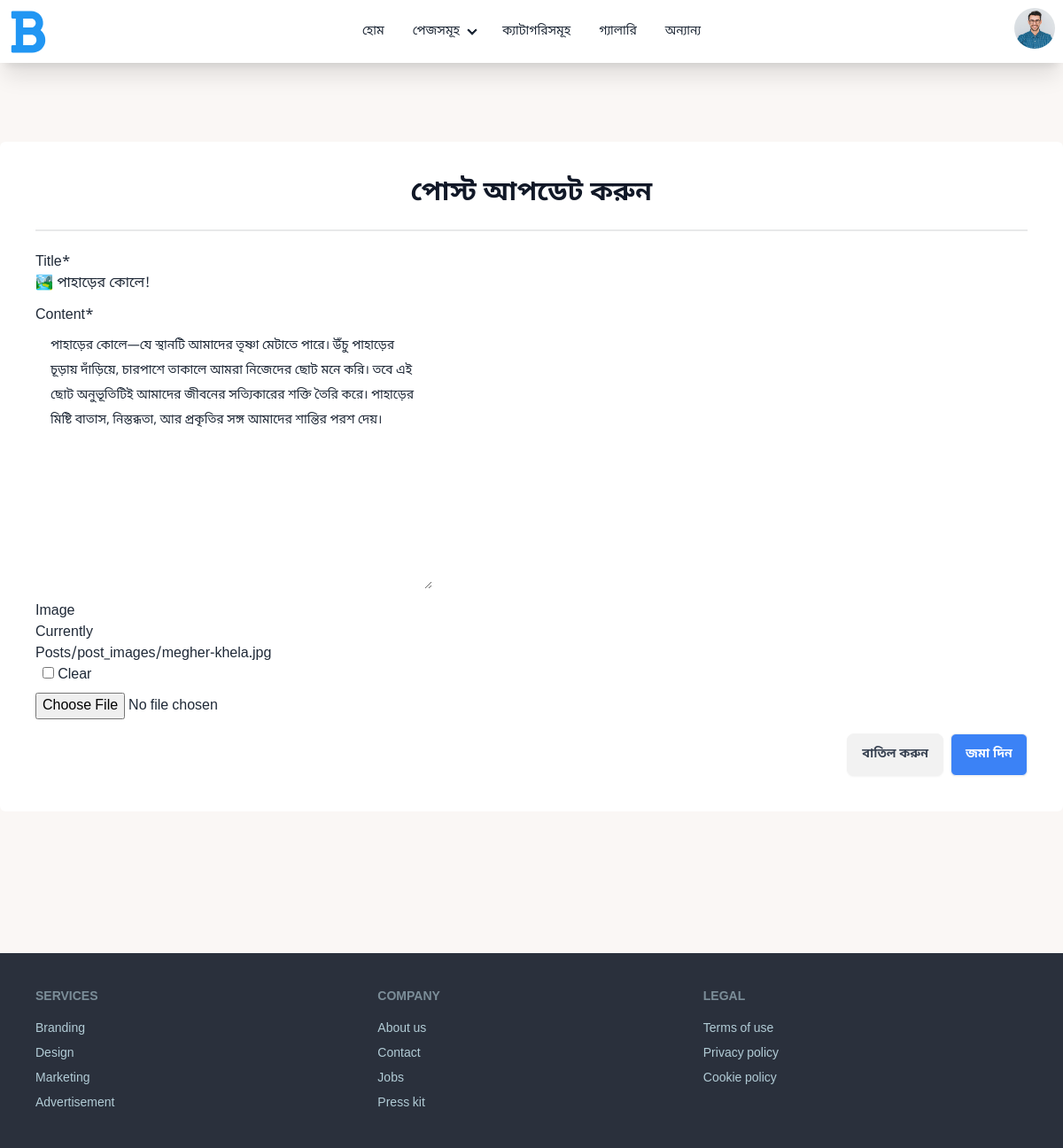
Page /update_post/9 (signed in) on the committed database.
### UserAuth/models.py (models this page shows, shortened)
class Profile(models.Model):
    user = models.OneToOneField(User, on_delete=models.CASCADE)
    bio = models.TextField(blank=True, null=True)
    profile_picture = models.ImageField(upload_to='profile_pics/', blank=True, null=True)
    location = models.CharField(max_length=100, blank=True, null=True)
    date_of_birth = models.DateField(null=True, blank=True)

### Posts/models.py (models this page shows, shortened)
class Post(models.Model):
    title = models.CharField(max_length=200)
    content = models.TextField()
    image = models.ImageField(upload_to='Posts/post_images/', null=True, blank=True)
    author = models.ForeignKey(User, on_delete=models.CASCADE)
    view_count = models.PositiveBigIntegerField(default=0)
    liked_users = models.ManyToManyField(User, related_name='liked_posts', blank=True)
    created_at = models.DateTimeField(auto_now_add=True)
    updated_at = models.DateTimeField(auto_now=True)
    class Meta:
        ordering = ['-created_at']

### Posts/views.py (the view)
# urls.py: path('update_post/<int:pk>', views.update_post, name='update_post'),
@login_required
def update_post(request, pk):
    post = get_object_or_404(Post, pk=pk, author=request.user)
    if request.method == 'POST':
        form = PostForm(request.POST, request.FILES, instance=post)
        if form.is_valid():
            form.save()
            messages.success(request, 'Post updated successfully!')
            return redirect('home')
    else:
        form = PostForm(instance=post)
    return render(request, 'Blog/post_form.html', {'form': form})

### Posts/forms.py
class PostForm(forms.ModelForm):
    class Meta:
        model = Post
        exclude = ('author', 'view_count', 'liked_users')

### Posts/templates/Blog/post_form.html (shortened to what this page needs)
{% extends "layouts/main_layout.html" %}
{% load crispy_forms_tags %}
{% block content %}
<section class="max-w-screen-xl mx-auto my-40 p-10 rounded-md" data-theme="light">
    <h1 class="text-3xl font-semibold text-center text-gray-900">
        {% if form.instance.id  %}
            পোস্ট আপডেট করুন
        {% else %}
            নতুন পোস্ট তৈরি করুন
        {% endif %}
    </h1>
    <div class="divider"></div>
    <form method="POST" enctype="multipart/form-data">
        {{ form|crispy }}
        <div class="flex gap-2 justify-end mt-4">
            <a href="{{ request.META.HTTP_REFERER }}" class="btn text-gray-700 hover:text-gray-900">বাতিল করুন</a>
            <button type="submit" class="btn bg-blue-500 hover:bg-blue-600 text-white rounded-md">জমা দিন</button>
        </div>
    </form>
</section>
{% endblock %}

### templates/components/nav.html (shortened to what this page needs)
{% load static %}
<nav class="navbar max-w-screen-xl mx-auto">
    <div class="navbar-start">
        <a href="{% url 'home' %}">
            <div class="w-12">
            </div>
        </a>
    </div>
    <div class="navbar-center hidden lg:flex">
        <ul class="menu menu-horizontal px-1">
            <li><a href="{% url 'home' %}" class="font-medium">হোম</a></li>
            <li>
                <details>
                    <summary class="font-medium">পেজসমূহ</summary>
                </details>
            </li>
            <li><a class="font-medium">ক্যাটাগরিসমূহ</a></li>
            <li><a href="#" class="font-medium">গ্যালারি</a></li>
            <li><a href="#" class="font-medium">অন্যান্য</a></li>
        </ul>
    </div>
    <div class="navbar-end">
        {% if user.is_authenticated %}
        <div class="dropdown dropdown-end">
            <div tabindex="0" role="button" class="btn btn-ghost btn-circle avatar">
                {% if user.profile.profile_picture %}
                <div class="avatar placeholder">
                    <img class="bg-neutral text-neutral-content w-10 rounded-full" src="{{ user.profile.profile_picture.url }}" alt="{{ user.username }}">
                </div>
                {% else %}
                <div class="avatar placeholder">
                    <div class="bg-neutral text-neutral-content w-10 rounded-full">
                        <span>{{ user.username|slice:"1"|title }}</span>
                    </div>
                </div>
                {% endif %}
            </div>
        </div>
        {% else %}
        <a href="{% url 'user_login' %}" class="btn bg-blue-500 hover:bg-blue-600 text-white rounded-md">লগ ইন</a>
        {% endif %}
    </div>
</nav>

### templates/layouts/main_layout.html (style rules this page uses)
body { font-family: 'Noto Sans Bengali', sans-serif; }

### rows in the picture
Post: title "🏞️ পাহাড়ের কোলে!", content "পাহাড়ের কোলে—যে স্থানটি আমাদের তৃষ্ণা মেটাতে পারে। উঁচু পাহাড়ের চূড়ায় দাঁড়িয়ে, চারপাশে তাকালে আমরা নিজেদের ছোট মনে করি। তবে এই ছোট অনুভূতিটিই আমাদের জীবনের সত্যিকারের শক্তি তৈরি করে। পাহাড়ের মিষ্টি বাতাস, নিস্তব্ধতা, আর প্রকৃতির সঙ্গ আমাদের শান্তির পরশ দেয়।"
